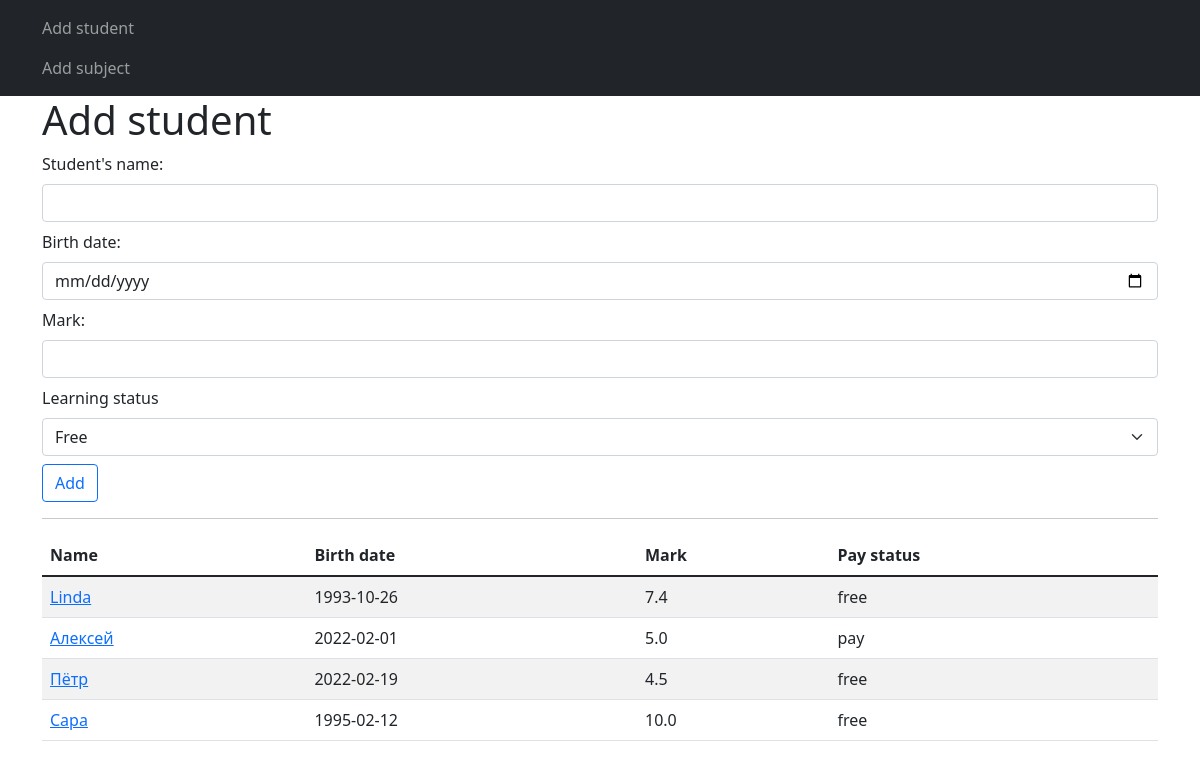
/add-student, run on an earlier commit of the app's database.
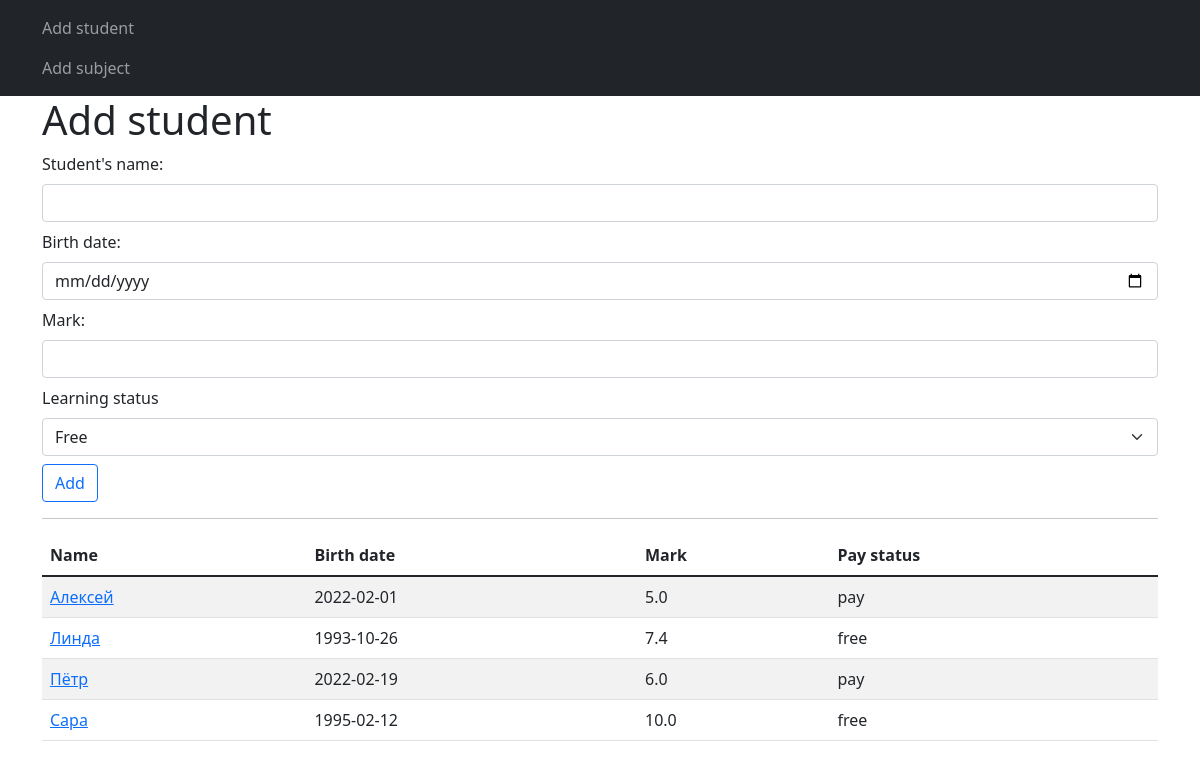
And on a later commit of the database.
### models.py (models this page shows)
class Students(db.Model):
    id = db.Column(db.Integer, primary_key=True)
    name = db.Column(db.String(120), nullable=False)
    birth_date = db.Column(db.Date, nullable=False, default=datetime.now())
    mark = db.Column(db.Float, nullable=False, default=3.2)
    subject_id = db.Column(db.Integer, db.ForeignKey('subjects.id'))
    status = db.Column(db.String(10), nullable=False, default='Paid')

### routes.py (the view, shortened to what this page needs)
@app.route('/add-student', methods=['GET', 'POST'])
def add_student():
    form = StudentForm()
    students = Students.query.order_by(Students.name).all()
    return render_template('add_students.html', form=form, items=students)

### forms.py
class StudentForm(FlaskForm):
    name = StringField('Student\'s name: ',
                       validators=[DataRequired()])
    birth_date = DateField('Birth date: ',
                           validators=[DataRequired()])
    mark = FloatField('Mark: ')
    status = SelectField('Learning status',
                         choices=[
                             ('free', 'Free'),
                             ('pay', 'Paid')
                         ])
    submit = SubmitField('Add')

### templates/add_students.html (shortened to what this page needs)
{% extends 'base.html' %}
{% block content %}
    <h1>Add student</h1>
    <form action="" method="post">
        <div class="mb-2">
            {{ form.name.label(class='form-label') }}
            {{ form.name(class='form-control') }}
        </div>
        <div class="mb-2">
            {{ form.birth_date.label(class='form-label') }}
            {{ form.birth_date(class='form-control')  }}
        </div>
        <div class="mb-2">
            {{ form.mark.label(class='form-label') }}
            {{ form.mark(class='form-control')  }}
        </div>
        <div class="mb-2">
            {{ form.status.label(class='form-label') }}
            {{ form.status(class='form-select')  }}
        </div>
        <div class="mb-3">
            {{ form.submit(class='btn btn-outline-primary') }}
        </div>
    </form>
    <hr>
    {% if items|length > 1 %}
        <table class="table table-striped">
            <thead>
            <tr>
                <th>Name</th>
                <th>Birth date</th>
                <th>Mark</th>
                <th>Pay status</th>
            </tr>
            </thead>
        <tbody>
            {% for student in items %}
                <tr>
                    <td><a href="/update-student/{{ student.id }}">{{ student.name }}</a></td>
                    <td>{{ student.birth_date }}</td>
                    <td>{{ student.mark }}</td>
                    <td>{{ student.status }}</td>
                </tr>
            {% endfor %}
        </tbody>
        </table>
    {% endif %}
{% endblock %}

### templates/base.html (shortened to what this page needs)
<!DOCTYPE html>
<html lang="en">
<head>
    <link href="https://cdn.jsdelivr.net/npm/bootstrap@5.1.3/dist/css/bootstrap.min.css" rel="stylesheet">
</head>
<body>
<nav class="navbar navbar-dark bg-dark">
    <div class="container">
        <ul class="navbar-nav">
            <li class="nav-item">
                <a class="nav-link" href="{{ url_for('add_student') }}">Add student</a>
            </li>
            <li class="nav-item">
                <a class="nav-link" href="{{ url_for('add_subject') }}">Add subject</a>
            </li>
        </ul>
    </div>
</nav>
<div class="container">
    {% block content %}{% endblock %}
</div>
</body>
</html>

What changed in the data, as far as the page shows it:
shown differently, row unchanged: Students "Алексей": moves up the list
changed Students: name "Linda" → "Линда"
changed Students "Пётр": mark "4.5" → "6.0"; status "free" → "pay"
